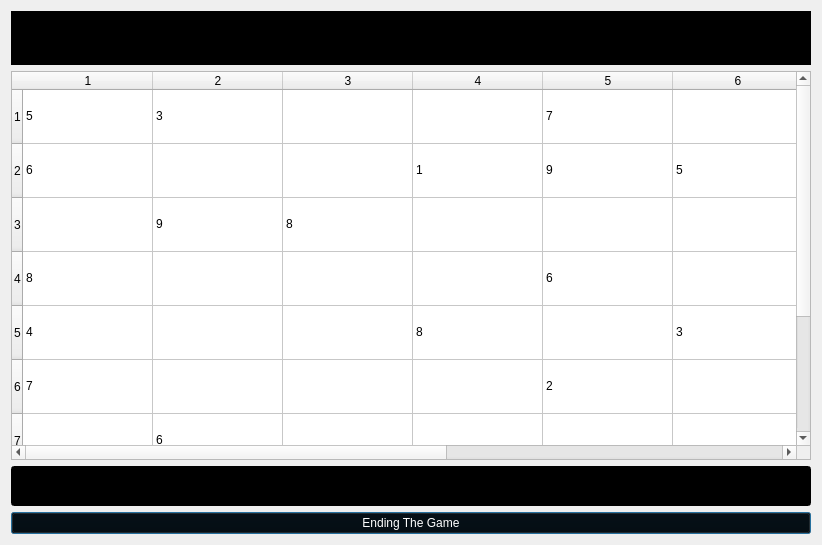
<?xml version="1.0" encoding="UTF-8"?>
<ui version="4.0">
 <class>main_game</class>
 <widget class="QDialog" name="main_game">
  <property name="geometry">
   <rect>
    <x>0</x>
    <y>0</y>
    <width>820</width>
    <height>545</height>
   </rect>
  </property>
  <property name="windowTitle">
   <string>Dialog</string>
  </property>
  <layout class="QHBoxLayout" name="horizontalLayout">
   <item>
    <layout class="QVBoxLayout" name="verticalLayout">
     <item>
      <widget class="QLabel" name="Datetime">
       <property name="font">
        <font>
         <family>Pristina</family>
         <pointsize>30</pointsize>
         <weight>50</weight>
         <italic>false</italic>
         <bold>false</bold>
        </font>
       </property>
       <property name="styleSheet">
        <string notr="true">background-color: rgb(0, 0, 0);
color: rgb(5, 255, 46);
font: 30pt &quot;Pristina&quot;;</string>
       </property>
       <property name="text">
        <string/>
       </property>
      </widget>
     </item>
     <item>
      <widget class="QTableWidget" name="tableWidget">
       <property name="minimumSize">
        <size>
         <width>800</width>
         <height>0</height>
        </size>
       </property>
       <property name="styleSheet">
        <string notr="true">font: 10pt &quot;Pristina&quot;;
selection-background-color: rgb(77, 77, 77);
</string>
       </property>
       <attribute name="horizontalHeaderMinimumSectionSize">
        <number>27</number>
       </attribute>
       <attribute name="horizontalHeaderDefaultSectionSize">
        <number>130</number>
       </attribute>
       <attribute name="verticalHeaderDefaultSectionSize">
        <number>54</number>
       </attribute>
       <row>
        <property name="text">
         <string>1</string>
        </property>
       </row>
       <row>
        <property name="text">
         <string>2</string>
        </property>
       </row>
       <row>
        <property name="text">
         <string>3</string>
        </property>
       </row>
       <row>
        <property name="text">
         <string>4</string>
        </property>
       </row>
       <row>
        <property name="text">
         <string>5</string>
        </property>
       </row>
       <row>
        <property name="text">
         <string>6</string>
        </property>
       </row>
       <row>
        <property name="text">
         <string>7</string>
        </property>
       </row>
       <row>
        <property name="text">
         <string>8</string>
        </property>
       </row>
       <row>
        <property name="text">
         <string>9</string>
        </property>
       </row>
       <column>
        <property name="text">
         <string>1</string>
        </property>
       </column>
       <column>
        <property name="text">
         <string>2</string>
        </property>
       </column>
       <column>
        <property name="text">
         <string>3</string>
        </property>
       </column>
       <column>
        <property name="text">
         <string>4</string>
        </property>
       </column>
       <column>
        <property name="text">
         <string>5</string>
        </property>
       </column>
       <column>
        <property name="text">
         <string>6</string>
        </property>
       </column>
       <column>
        <property name="text">
         <string>7</string>
        </property>
       </column>
       <column>
        <property name="text">
         <string>8</string>
        </property>
       </column>
       <column>
        <property name="text">
         <string>9</string>
        </property>
       </column>
       <item row="0" column="0">
        <property name="text">
         <string>5</string>
        </property>
       </item>
       <item row="0" column="1">
        <property name="text">
         <string>3</string>
        </property>
       </item>
       <item row="0" column="4">
        <property name="text">
         <string>7</string>
        </property>
       </item>
       <item row="1" column="0">
        <property name="text">
         <string>6</string>
        </property>
       </item>
       <item row="1" column="3">
        <property name="text">
         <string>1</string>
        </property>
       </item>
       <item row="1" column="4">
        <property name="text">
         <string>9</string>
        </property>
       </item>
       <item row="1" column="5">
        <property name="text">
         <string>5</string>
        </property>
       </item>
       <item row="2" column="1">
        <property name="text">
         <string>9</string>
        </property>
       </item>
       <item row="2" column="2">
        <property name="text">
         <string>8</string>
        </property>
       </item>
       <item row="2" column="7">
        <property name="text">
         <string>6</string>
        </property>
       </item>
       <item row="3" column="0">
        <property name="text">
         <string>8</string>
        </property>
       </item>
       <item row="3" column="4">
        <property name="text">
         <string>6</string>
        </property>
       </item>
       <item row="3" column="8">
        <property name="text">
         <string>3</string>
        </property>
       </item>
       <item row="4" column="0">
        <property name="text">
         <string>4</string>
        </property>
       </item>
       <item row="4" column="3">
        <property name="text">
         <string>8</string>
        </property>
       </item>
       <item row="4" column="5">
        <property name="text">
         <string>3</string>
        </property>
       </item>
       <item row="4" column="8">
        <property name="text">
         <string>1</string>
        </property>
       </item>
       <item row="5" column="0">
        <property name="text">
         <string>7</string>
        </property>
       </item>
       <item row="5" column="4">
        <property name="text">
         <string>2</string>
        </property>
       </item>
       <item row="5" column="8">
        <property name="text">
         <string>6</string>
        </property>
       </item>
       <item row="6" column="1">
        <property name="text">
         <string>6</string>
        </property>
       </item>
       <item row="6" column="6">
        <property name="text">
         <string>2</string>
        </property>
       </item>
       <item row="6" column="7">
        <property name="text">
         <string>8</string>
        </property>
       </item>
       <item row="7" column="3">
        <property name="text">
         <string>4</string>
        </property>
       </item>
       <item row="7" column="4">
        <property name="text">
         <string>1</string>
        </property>
       </item>
       <item row="7" column="5">
        <property name="text">
         <string>9</string>
        </property>
       </item>
       <item row="7" column="8">
        <property name="text">
         <string>5</string>
        </property>
       </item>
       <item row="8" column="4">
        <property name="text">
         <string>8</string>
        </property>
       </item>
       <item row="8" column="7">
        <property name="text">
         <string>7</string>
        </property>
       </item>
       <item row="8" column="8">
        <property name="text">
         <string>9</string>
        </property>
       </item>
      </widget>
     </item>
     <item>
      <widget class="QLineEdit" name="lineEdit">
       <property name="minimumSize">
        <size>
         <width>0</width>
         <height>40</height>
        </size>
       </property>
       <property name="styleSheet">
        <string notr="true">font: 14pt &quot;MS Gothic&quot;;
color: rgb(255, 0, 4);
background-color: rgb(0, 0, 0);</string>
       </property>
      </widget>
     </item>
     <item>
      <widget class="QPushButton" name="pushButton">
       <property name="styleSheet">
        <string notr="true">font: 12pt &quot;Pristina&quot;;
color: rgb(255, 255, 255);
background-color: rgb(0, 0, 0);
</string>
       </property>
       <property name="text">
        <string>Ending The Game</string>
       </property>
      </widget>
     </item>
    </layout>
   </item>
  </layout>
 </widget>
 <resources/>
 <connections/>
</ui>
